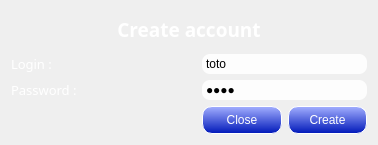
<?xml version="1.0" encoding="UTF-8"?>
<ui version="4.0">
 <class>CreateAccountWindow</class>
 <widget class="QDialog" name="CreateAccountWindow">
  <property name="geometry">
   <rect>
    <x>0</x>
    <y>0</y>
    <width>378</width>
    <height>145</height>
   </rect>
  </property>
  <property name="windowTitle">
   <string>LoginWindow</string>
  </property>
  <property name="styleSheet">
   <string notr="true">CreateAccountWindow 
{
	border-image: url(./Img/wallpaper-16618.jpg);
}</string>
  </property>
  <layout class="QGridLayout" name="gridLayout">
   <item row="1" column="0">
    <widget class="QLabel" name="loginLabel">
     <property name="font">
      <font>
       <family>MS Reference Sans Serif</family>
       <pointsize>10</pointsize>
      </font>
     </property>
     <property name="styleSheet">
      <string notr="true">color: rgb(255, 255, 255);</string>
     </property>
     <property name="text">
      <string>Login :</string>
     </property>
    </widget>
   </item>
   <item row="2" column="0">
    <widget class="QLabel" name="passwordLabel">
     <property name="font">
      <font>
       <family>MS Reference Sans Serif</family>
       <pointsize>10</pointsize>
      </font>
     </property>
     <property name="styleSheet">
      <string notr="true">color: rgb(255, 255, 255);</string>
     </property>
     <property name="text">
      <string>Password :</string>
     </property>
    </widget>
   </item>
   <item row="1" column="1" colspan="2">
    <widget class="QLineEdit" name="loginLineEdit">
     <property name="styleSheet">
      <string notr="true">background-color: rgba(255, 255, 255, 230);
border-width: 2px;
border-radius: 8px;
border-color: rgb(0, 0, 0);
min-width: 10em;
padding: 2px;</string>
     </property>
     <property name="text">
      <string>toto</string>
     </property>
     <property name="maxLength">
      <number>256</number>
     </property>
    </widget>
   </item>
   <item row="2" column="1" colspan="2">
    <widget class="QLineEdit" name="passwordLineEdit">
     <property name="styleSheet">
      <string notr="true">background-color: rgba(255, 255, 255, 230);
border-width: 2px;
border-radius: 8px;
border-color: rgb(0, 0, 0);
min-width: 10em;
padding: 2px;</string>
     </property>
     <property name="inputMask">
      <string/>
     </property>
     <property name="text">
      <string>poil</string>
     </property>
     <property name="maxLength">
      <number>256</number>
     </property>
     <property name="echoMode">
      <enum>QLineEdit::Password</enum>
     </property>
    </widget>
   </item>
   <item row="3" column="0">
    <widget class="QLabel" name="serverResponseLabel">
     <property name="minimumSize">
      <size>
       <width>185</width>
       <height>0</height>
      </size>
     </property>
     <property name="font">
      <font>
       <family>MS Reference Sans Serif</family>
       <pointsize>10</pointsize>
       <weight>75</weight>
       <bold>true</bold>
      </font>
     </property>
     <property name="styleSheet">
      <string notr="true">color: rgb(255, 255, 255);</string>
     </property>
     <property name="text">
      <string/>
     </property>
    </widget>
   </item>
   <item row="3" column="1">
    <widget class="QPushButton" name="closePushButton">
     <property name="styleSheet">
      <string notr="true">QPushButton#closePushButton
{
	color: rgb(255, 255, 255);
	background-color: qlineargradient(spread:pad, x1:1, y1:1, x2:1, y2:0, stop:0 rgba(0, 24, 185, 255), stop:1 rgba(163, 175, 255, 255));
	border-style: outset;
	border-width: 1px;
	border-radius: 10px;
	border-color: rgb(255, 255, 255);
	min-width: 4em;
	padding: 6px;
}

 QPushButton#closePushButton:pressed 
{
	background-color: qlineargradient(spread:pad, x1:0, y1:0, x2:0, y2:1, stop:0 rgba(0, 56, 183, 255), stop:1 rgba(135, 172, 255, 255));
     border-style: inset;
 }</string>
     </property>
     <property name="text">
      <string>Close</string>
     </property>
    </widget>
   </item>
   <item row="3" column="2">
    <widget class="QPushButton" name="createPushButton">
     <property name="styleSheet">
      <string notr="true">QPushButton#createPushButton
{
	color: rgb(255, 255, 255);
	background-color: qlineargradient(spread:pad, x1:1, y1:1, x2:1, y2:0, stop:0 rgba(0, 24, 185, 255), stop:1 rgba(163, 175, 255, 255));
	border-style: outset;
	border-width: 1px;
	border-radius: 10px;
	border-color: rgb(255, 255, 255);
	min-width: 4em;
	padding: 6px;
}

 QPushButton#createPushButton:pressed 
{
	background-color: qlineargradient(spread:pad, x1:0, y1:0, x2:0, y2:1, stop:0 rgba(0, 56, 183, 255), stop:1 rgba(135, 172, 255, 255));
     border-style: inset;
 }</string>
     </property>
     <property name="text">
      <string>Create</string>
     </property>
    </widget>
   </item>
   <item row="0" column="0" colspan="3">
    <widget class="QLabel" name="loginTitleLabel">
     <property name="font">
      <font>
       <family>MS Reference Sans Serif</family>
       <pointsize>14</pointsize>
       <weight>75</weight>
       <bold>true</bold>
      </font>
     </property>
     <property name="styleSheet">
      <string notr="true">color: rgb(255, 255, 255);</string>
     </property>
     <property name="text">
      <string>Create account</string>
     </property>
     <property name="alignment">
      <set>Qt::AlignCenter</set>
     </property>
    </widget>
   </item>
  </layout>
 </widget>
 <layoutdefault spacing="6" margin="11"/>
 <tabstops>
  <tabstop>loginLineEdit</tabstop>
  <tabstop>passwordLineEdit</tabstop>
  <tabstop>createPushButton</tabstop>
  <tabstop>closePushButton</tabstop>
 </tabstops>
 <resources/>
 <connections/>
</ui>
